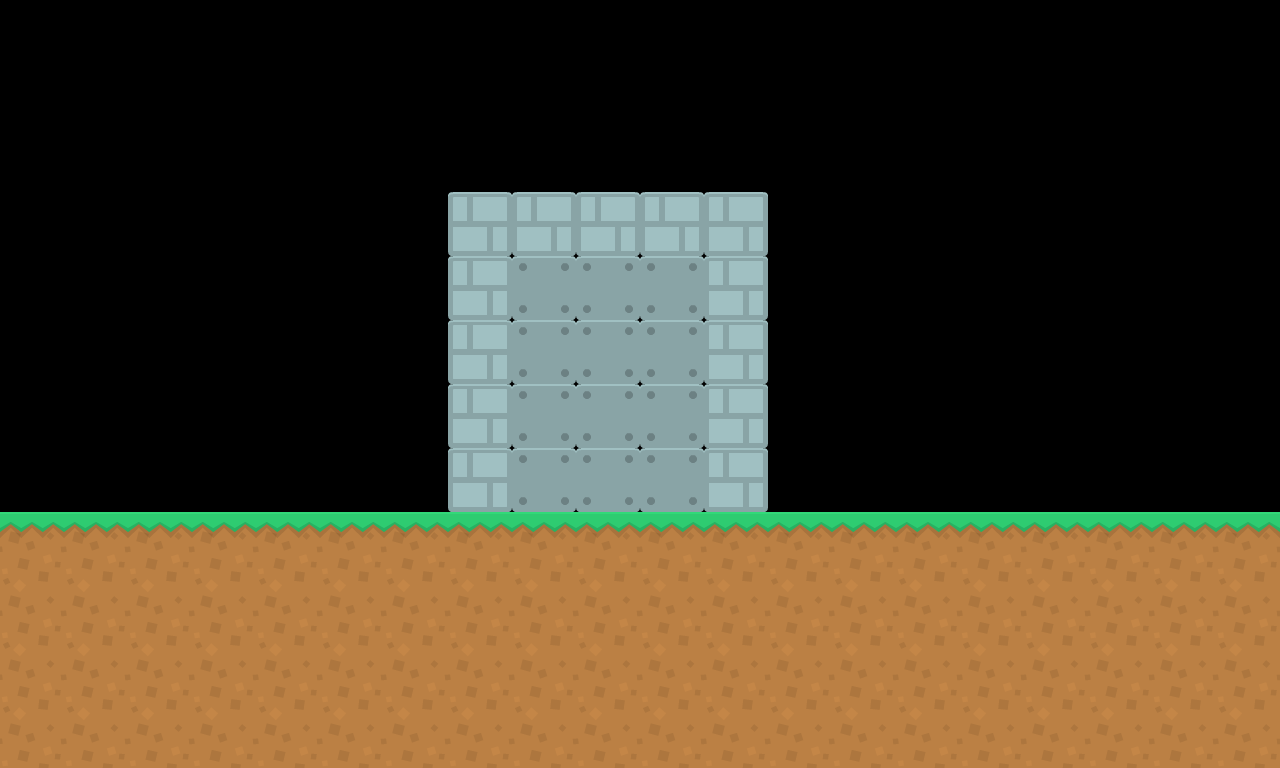

This game map was drawn from its Tiled (.tmx) file and the tilesets committed beside it. A one-line description and the full map source follow:
An orthogonal 20x12 tile map with 64x64 px tiles, 1 tile layer (Platforms) and 8 objects.

<map version="1.5" tiledversion="1.7.2" orientation="orthogonal" renderorder="right-down" width="20" height="12" tilewidth="64" tileheight="64" infinite="0" nextlayerid="5" nextobjectid="16">
 <editorsettings>
  <export target="level1.json" format="json" />
 </editorsettings>
 <tileset firstgid="1" name="platformPack_tilesheet" tilewidth="64" tileheight="64" tilecount="98" columns="14">
  <image source="../tilesets/platformPack_tilesheet.png" trans="ff00ff" width="896" height="448" />
 </tileset>
 <layer id="1" name="Platforms" width="20" height="12">
  <data encoding="csv">
0,0,0,0,0,0,0,0,0,0,0,0,0,0,0,0,0,0,0,0,
0,0,0,0,0,0,0,0,0,0,0,0,0,0,0,0,0,0,0,0,
0,0,0,0,0,0,0,0,0,0,0,0,0,0,0,0,0,0,0,0,
0,0,0,0,0,0,0,60,60,60,60,60,0,0,0,0,0,0,0,0,
0,0,0,0,0,0,0,60,61,61,61,60,0,0,0,0,0,0,0,0,
0,0,0,0,0,0,0,60,61,61,61,60,0,0,0,0,0,0,0,0,
0,0,0,0,0,0,0,60,61,61,61,60,0,0,0,0,0,0,0,0,
0,0,0,0,0,0,0,60,61,61,61,60,0,0,0,0,0,0,0,0,
1,1,1,1,1,1,1,1,1,1,1,1,1,1,1,1,1,1,1,1,
4,4,4,4,4,4,4,4,4,4,4,4,4,4,4,4,4,4,4,4,
4,4,4,4,4,4,4,4,4,4,4,4,4,4,4,4,4,4,4,4,
4,4,4,4,4,4,4,4,4,4,4,4,4,4,4,4,4,4,4,4
</data>
 </layer>
 <objectgroup id="3" name="key">
  <object id="11" gid="64" x="448" y="192" width="64" height="64" />
 </objectgroup>
 <objectgroup id="4" name="door">
  <object id="14" gid="91" x="640" y="192" width="64" height="64" />
  <object id="15" gid="77" x="640" y="128" width="64" height="64" />
 </objectgroup>
 <objectgroup id="2" name="grimper">
  <object id="6" gid="58" x="384" y="448" width="64" height="64" />
  <object id="7" gid="58" x="384" y="512" width="64" height="64" />
  <object id="8" gid="58" x="384" y="384" width="64" height="64" />
  <object id="9" gid="58" x="384" y="320" width="64" height="64" />
  <object id="10" gid="57" x="384" y="256" width="64" height="64" />
 </objectgroup>
</map>
